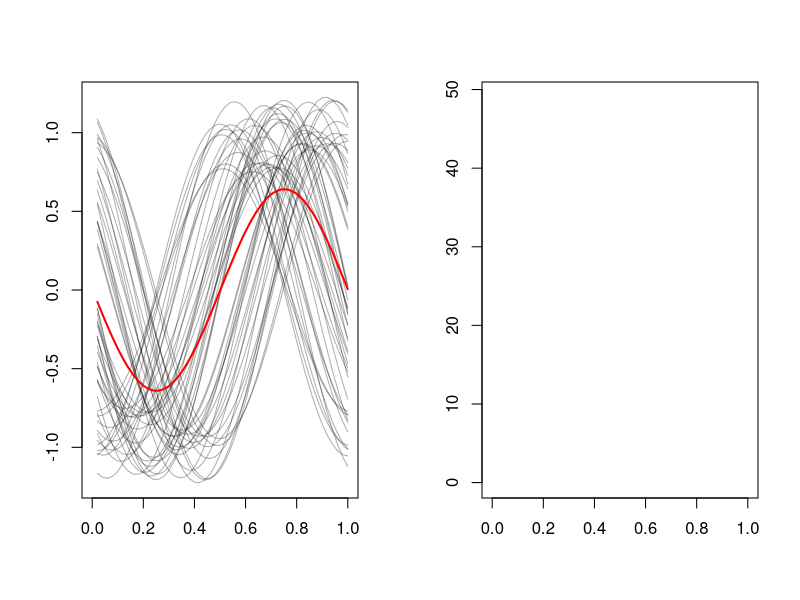

This figure's R source: (Note: this script raises an error after producing the figure.)
rm(list=ls())
set.seed(1235)

N <- 50
t <- (1:N)/N

sinef <- function(t){
    t <- t %% 1
    return(sin(2*pi*t))
}



n <- 50
x <- matrix(0,nrow=n,ncol=N)
for(ii in 1:n){
    phi <- runif(1,min=0.25,max=.75)
    a <- runif(1,min=0.75,max=1.25)
    x[ii,] <- a*sinef(t + phi)
}




## phase shift elements in mu by ix
phase_shift <- function(mu,ix){
    n <- length(mu)
    ix <- ix %% n
    if(ix > 0.5){
        mu <- c(mu[(ix+1):n],mu[1:ix])
    }
    return(mu)
}

phase <- function(x,niter=10){
    mu <- colMeans(x)
    N <- ncol(x)
    n <- nrow(x)
    ## compute denominator, does not depend on del
    xs <- cbind(x[,N],x[,1:(N-1)])
    xd <- x - xs
    den <- rowSums(xd*xd)
    del_total <- rep(0,length(den))
    ## compute numerator, updating mu each time
    for(jj in 1:niter){
        num <- rowSums((t(t(x) - mu))*xd)
        del <- round(-num/den %% N)
        del_total <- (del + del_total) %% N
        x <- t(vapply(1:n,function(ii){phase_shift(x[ii,],del[ii])},rep(0,N)))
        xd <- t(vapply(1:n,function(ii){phase_shift(xd[ii,],del[ii])},rep(0,N)))
        mu <- colMeans(x)
    }
    return(del_total)
}




x_new <- phase(x,niter=10)

par(mfcol=c(1,2))
ylim <- range(x)
plot(0,0,col=0,ylim=ylim,xlim=c(0,1),xlab="",ylab="")
for(ii in 1:nrow(x)){
    points(t,x[ii,],type='l',col="#00000050")
}
mu <- colMeans(x)
points(t,mu,type='l',col='red',lwd=2)



ylim <- range(x_new)
plot(0,0,col=0,ylim=ylim,xlim=c(0,1),xlab="",ylab="")
for(ii in 1:nrow(x)){
    points(t,x_new[ii,],type='l',col="#00000050")
}
mu <- colMeans(x_new)
points(t,mu,type='l',col='red',lwd=2)



del <- phase(x,niter=10)
n <- nrow(x)
N <- ncol(x)
x_new_new <- t(vapply(1:n,function(ii){phase_shift(x[ii,],del[ii])},rep(0,N)))

dev.new()
ylim <- range(x_new_new)
plot(0,0,col=0,ylim=ylim,xlim=c(0,1),xlab="",ylab="")
for(ii in 1:nrow(x)){
    points(t,x_new_new[ii,],type='l',col="#00000050")
}
mu <- colMeans(x_new_new)
points(t,mu,type='l',col='red',lwd=2)
